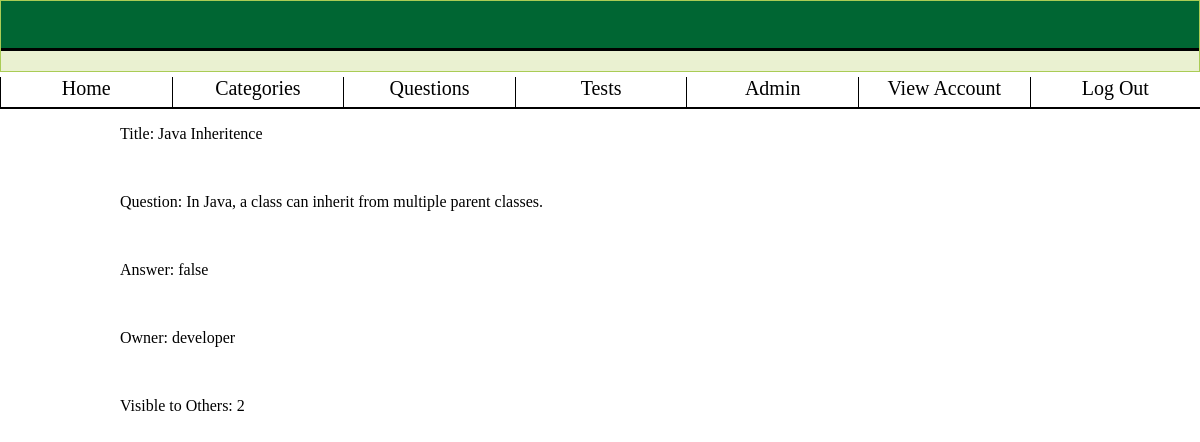
The page /?controller=questions&action=viewQuestion&questionId=3 (signed in) on the database its author committed.
### tables this page shows
CREATE TABLE `questions` (
  `q_id` int(11) unsigned NOT NULL AUTO_INCREMENT,
  `type` int(3) unsigned NOT NULL,
  `title` varchar(60) NOT NULL,
  `question` text,
  `answer` text,
  `choice_1` varchar(60) DEFAULT NULL,
  `choice_2` varchar(60) DEFAULT NULL,
  `choice_3` varchar(60) DEFAULT NULL,
  `owner` varchar(30) NOT NULL,
  `cat_id` int(11) unsigned NOT NULL,
  `visible` int(2) NOT NULL,
  `permitted` text,
  PRIMARY KEY (`q_id`)
);

### controllers/questions_controller.php (called while the page is built, shortened)
<?php
class QuestionsController {
    public function viewQuestion() {
        require_once('models/view_questions_db_communicator.php');
    	$questionId = $_GET['questionId'];
    	$question = ViewQuestionsDbCommunicator::getQuestion($questionId);
    	require_once('views/questions/viewQuestion.php');
    }
}
?>

### index.php (called while the page is built, shortened)
<?php
require_once('views/layout.php');
?>

### models/view_questions_db_communicator.php (called while the page is built, shortened)
<?php
class ViewQuestionsDbCommunicator {
	public static function getQuestion($questionId) {
		$db = Db::getInstance();
		$userQuery = $db->prepare('SELECT * FROM questions WHERE q_id = :questionId');
        $userQuery->execute(array('questionId' => $questionId));
        $question = $userQuery->fetch(PDO::FETCH_ASSOC);
		return $question;
	}
}
?>

### views/questions/viewQuestion.php (the view)
<div class="viewQuestionPage">
	<?php
	echo "<p>Title: " . $question['title'] . "</p><br/>";
	echo "<p>Question: " . $question['question'] . "</p><br/>";
	echo "<p>Answer: " . $question['answer'] . "</p><br/>";
	echo "<p>Owner: " . $question['owner'] . "</p><br/>";
	echo "<p>Visible to Others: " . $question['visible'] . "</p><br/>";
	?>
</div>

### styles/site.css (style rules this page uses)
body { margin: 0; }

### rows shown on the page
questions: title "Java Inheritence", question "In Java, a class can inherit from multiple parent classes.", answer "false", owner "developer", visible "2"
